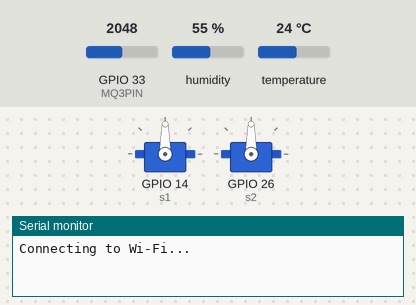
Simulated run of this sketch. Board: ESP32. On the bench: 2 × servo, the last lines printed to the serial monitor. The test bench sets the inputs (shaded band); at power-on: GPIO 33 (MQ3PIN) = 2048, humidity 55 %, temperature 24 °C. WiFi joins after 1.5 s; servers stay silent unless stated; uploads are accepted with an empty reply.

Above: at 0.1 s.
At 4.3 s:
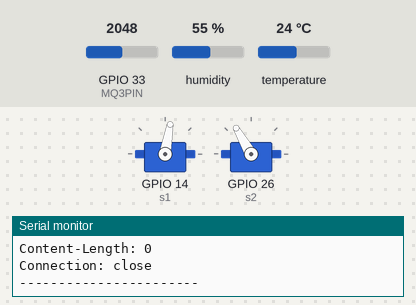
Timing chart, 0 to 5.8 s (numbered marks = the images above):
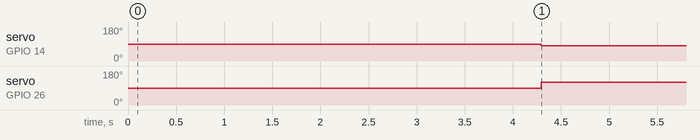

Measured:
- by itself, servo on GPIO 14 (s1): 90° → 80° at 4.3 s
- by itself, servo on GPIO 26 (s2): 90° → 120° at 4.3 s

The sketch:

Drone_attachment.ino
```cpp
#include <WiFi.h>
#include <ESP32Servo.h>
#include "DHT.h"

#define DHTPIN 27
#define MQ3PIN 33 // Define MQ3 sensor pin
#define DHTTYPE DHT11   // DHT 11

DHT dht(DHTPIN, DHTTYPE);

Servo s1;
Servo s2;

// Network credentials here
const char* ssid     = "nano";
const char* password = "nanotest";

// Define the server host and port
const char* serverHost = "192.168.223.234"; // Replace with your server's IP address
const int serverPort = 80;

// Current time
unsigned long currentTime = millis();
// Previous time
unsigned long previousTime = 0;
// Define timeout time in milliseconds
const long timeoutTime = 2000;

WiFiClient client;

bool grip = false;

void setup() {
  Serial.begin(115200);

  s1.attach(14); // Attach servo to GPIO 14
  s2.attach(26);

  dht.begin();

  Serial.println("Connecting to Wi-Fi...");
  WiFi.begin(ssid, password);

  while (WiFi.status() != WL_CONNECTED) {
    delay(1000);
    Serial.println("Connecting...");
  }

  Serial.println("Wi-Fi connected.");
  Serial.println("IP address: ");
  Serial.println(WiFi.localIP());
}

void loop() {
  // Read DHT sensor values
  float h = dht.readHumidity();
  float t = dht.readTemperature();
  // Compute heat index in Celsius
  float hic = dht.computeHeatIndex(t, h, false);

  // Read MQ3 sensor value
  int mq3Value = analogRead(MQ3PIN);
  String coL = "";
  if (mq3Value <= 100) coL = "Good";
  else if (mq3Value > 100 && mq3Value < 200) coL = "Fair";
  else coL = "HIGH";


  // Connect to the server
  if (client.connect(serverHost, serverPort)) {
    Serial.println("Connected to the server.");
    String gp = grip ? "Closed" : "Opened";
    // Send data to the server
    client.println("POST /update HTTP/1.1");
    client.println("Content-Type: application/json");
    client.print("Content-Length: ");
    String payload = createPayload(t, h, hic, coL, gp);
    client.println(payload.length());
    client.println();
    client.print(payload);

    // Wait for the response
    delay(1000);

    // Check if the server sent a response
    while (client.available()) {
      String response = client.readString();
      Serial.println("Response:");
      Serial.println(response);
      Serial.println("-----------------------");

      // Check for commands in the response
      if (response.indexOf("open") > 0) {
        grip = false;
      } else if (response.indexOf("close") > 0) {
        grip = true;
      }
    }
//192.168.150.234 - - [27/Nov/2024 07:17:11] "GET /set_gripper/close HTTP/1.1" 200 -

    client.stop();
  } else {
    Serial.println("Failed to connect to the server.");
  }

  // Adjust servo state based on the grip
  if (grip) _close();
  else _open();

  delay(5000); // Wait 5 seconds before sending the next update
}

String createPayload(float t, float h, float hic, String coL, String gp) {
  String payload = "{";
  payload += "\"temperature\":" + String(t) + ",";
  payload += "\"humidity\":" + String(h) + ",";
  payload += "\"heat_index\":" + String(hic) + ",";
  payload += "\"co_level\":\"" + coL + "\",";
  payload += "\"gripper_state\":\"" + gp + "\"";
  payload += "}";
  return payload;
}

void _close() {
  s1.write(80);
  s2.write(120);
}

void _open() {
  s1.write(170);
  s2.write(10);
}
```
